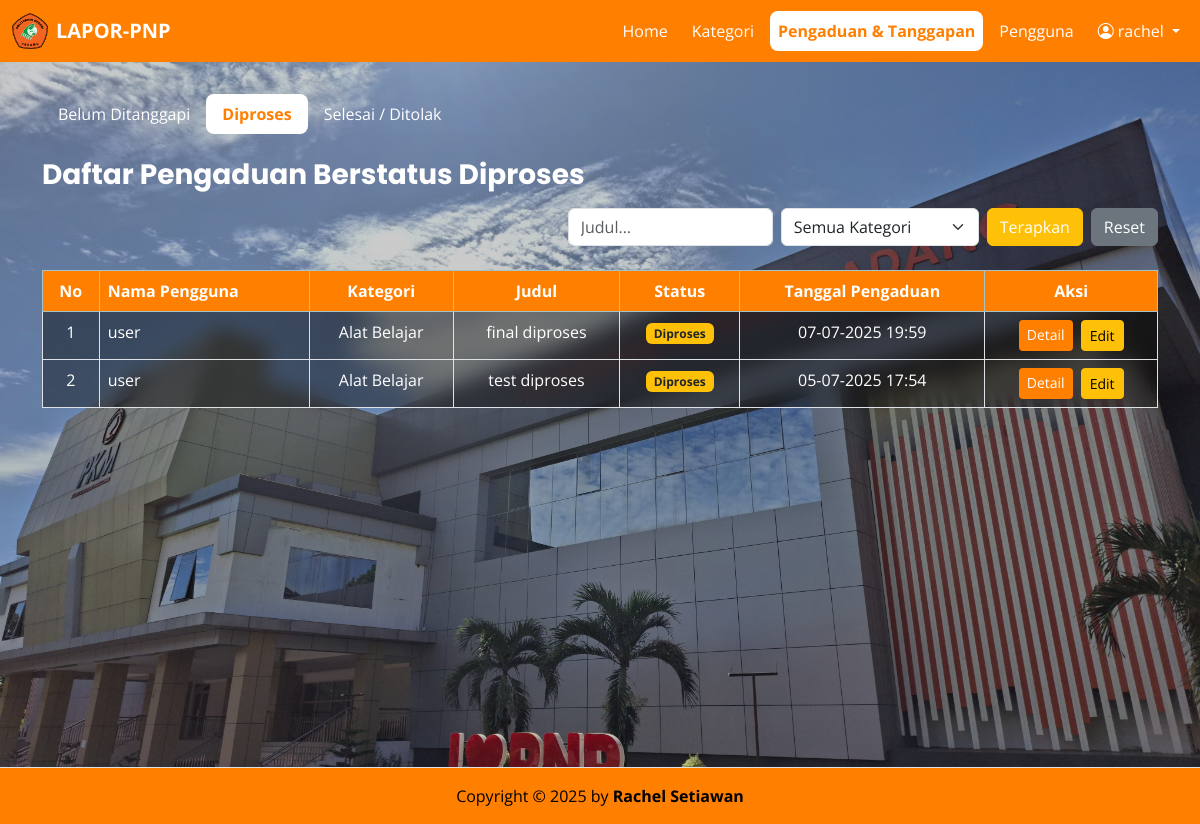
Page /index.php?folder=admin&page=tanggapan_diproses (signed in) on the committed database.
### tables this page shows
CREATE TABLE `rachel_pengaduan` (
  `id` int(11) NOT NULL,
  `user_id` int(11) NOT NULL,
  `kategori_id` int(11) NOT NULL,
  `judul` varchar(255) NOT NULL,
  `isi` text NOT NULL,
  `lampiran` varchar(255) DEFAULT NULL,
  `status` enum('Menunggu','Diproses','Selesai','Ditolak') DEFAULT 'Menunggu',
  `created_at` datetime DEFAULT current_timestamp(),
  `updated_at` datetime DEFAULT current_timestamp() ON UPDATE current_timestamp()
);

CREATE TABLE `rachel_users` (
  `id` int(11) NOT NULL,
  `nama` varchar(100) NOT NULL,
  `email` varchar(100) NOT NULL,
  `password` varchar(255) NOT NULL,
  `level` enum('admin','mahasiswa') DEFAULT 'mahasiswa',
  `created_at` timestamp NOT NULL DEFAULT current_timestamp()
);

CREATE TABLE `rachel_kategori` (
  `id` int(11) NOT NULL,
  `nama_kategori` varchar(100) NOT NULL,
  `deskripsi` text DEFAULT NULL,
  `created_at` timestamp NOT NULL DEFAULT current_timestamp()
);

### admin/tanggapan_diproses.php (the view, shortened to what this page needs)
<?php
$keyword = $_GET['cari'] ?? '';
$query = "
    SELECT p.id, p.judul, p.status, p.created_at, t.tanggal AS tanggal_tanggapan,
           u.nama AS nama_pengguna, k.nama_kategori
    FROM rachel_pengaduan p
    JOIN rachel_users u ON p.user_id = u.id
    JOIN rachel_tanggapan t ON t.pengaduan_id = p.id
    JOIN rachel_kategori k ON p.kategori_id = k.id
    WHERE p.status = 'Diproses'
";
$query .= " ORDER BY t.tanggal DESC";
$result = $koneksi->query($query);
?>
<ul class="nav nav-pills mb-4">
    <li class="nav-item">
        <a class="nav-link <?= $_GET['page'] == 'tanggapan' ? 'active' : 'text-white' ?>"
            href="index.php?folder=admin&page=tanggapan">Belum Ditanggapi</a>
    </li>
    <li class="nav-item">
        <a class="nav-link <?= $_GET['page'] == 'tanggapan_diproses' ? 'active' : 'text-white' ?>"
            href="index.php?folder=admin&page=tanggapan_diproses">Diproses</a>
    </li>
    <li class="nav-item">
        <a class="nav-link <?= $_GET['page'] == 'tanggapan_selesai' ? 'active' : 'text-white' ?>"
            href="index.php?folder=admin&page=tanggapan_selesai">Selesai / Ditolak</a>
    </li>
</ul>
<h3 class="mb-3 fw-bold text-white">Daftar Pengaduan Berstatus Diproses</h3>
<form method="get" class="row mb-4 justify-content-end g-2 align-items-end">
    <div class="col-auto">
        <input type="text" name="cari" class="form-control" placeholder="Judul..."
            value="<?= htmlspecialchars($keyword) ?>">
    </div>
    <div class="col-auto">
        <select name="kategori" class="form-select">
            <option value="">Semua Kategori</option>
        </select>
    </div>
    <div class="col-auto d-flex gap-2">
        <button type="submit" class="btn btn-warning text-white mt-auto">Terapkan</button>
        <a href="index.php?folder=admin&page=tanggapan_diproses" class="btn btn-secondary mt-auto">Reset</a>
    </div>
</form>
<?php if ($result->num_rows > 0): ?>
    <div class="table-responsive">
        <table class="table table-bordered table-striped table-transparent table-orange">
            <thead class="table-info">
                <tr>
                    <th class="text-center">No</th>
                    <th>Nama Pengguna</th>
                    <th class="text-center">Kategori</th>
                    <th class="text-center">Judul</th>
                    <th class="text-center">Status</th>
                    <th class="text-center">Tanggal Pengaduan</th>
                    <th class="text-center">Aksi</th>
                </tr>
            </thead>
            <tbody>
                <?php $no = 1;
                while ($row = $result->fetch_assoc()): ?>
                    <tr>
                        <td class="text-center"><?= $no++ ?></td>
                        <td><?= htmlspecialchars($row['nama_pengguna']) ?></td>
                        <td class="text-center"><?= htmlspecialchars($row['nama_kategori']) ?></td>
                        <td class="text-center"><?= htmlspecialchars($row['judul']) ?></td>
                        <td class="text-center">
                            <span class="badge bg-warning text-dark"><?= $row['status'] ?></span>
                        </td>
                        <td class="text-center"><?= date('d-m-Y H:i', strtotime($row['created_at'])) ?></td>
                        <td class="text-center">
                            <div class="d-flex gap-2 justify-content-center flex-wrap">
                                <a href="index.php?folder=admin&page=detail_tanggapan&id=<?= $row['id'] ?>&from=tanggapan_diproses"
                                    class="btn btn-sm btn-orange">Detail</a>
                                <a href="index.php?folder=admin&page=form_edit_tanggapan&id=<?= $row['id'] ?>&from=tanggapan_diproses"
                                    class="btn btn-sm btn-warning">Edit</a>
                            </div>
                        </td>
                    </tr>
                <?php endwhile ?>
            </tbody>
        </table>
    </div>
<?php endif; ?>

### index.php (style rules this page uses)
body { font-family: 'Open Sans', sans-serif; margin: 0; padding: 0; background-image: linear-gradient(rgba(0, 0, 0, 0.2), rgba(0, 0, 0, 0.2)), url('assets/img/home.jpg'); background-size: cover; background-position: center; background-repeat: no-repeat; background-attachment: fixed; min-height: 100vh; }
h1, h2, h3, h4, h5, h6 { font-family: 'Poppins', sans-serif; }
.nav-link { color: white !important; transition: 0.2s; }
.nav-link.active { background-color: white !important; color: #ff7f00 !important; font-weight: bold; border-radius: 0.5rem; }
.table-transparent { background-color: rgba(0, 0, 0, 0.4); backdrop-filter: blur(10px); color: white; }
.table-transparent th, .table-transparent td { background-color: transparent !important; color: white; }
.table-orange thead { background-color: #ff7f00; color: white; }
.btn-orange { background-color: #ff7f00; color: white; border: none; }

### rows in the picture
rachel_pengaduan: user.nama "user", kategori.nama_kategori "Alat Belajar", judul "final diproses", status "Diproses", created_at "07-07-2025 19:59"
rachel_pengaduan: user.nama "user", kategori.nama_kategori "Alat Belajar", judul "test diproses", status "Diproses", created_at "05-07-2025 17:54"

### other values in the picture
$_SESSION['nama'] "rachel"
